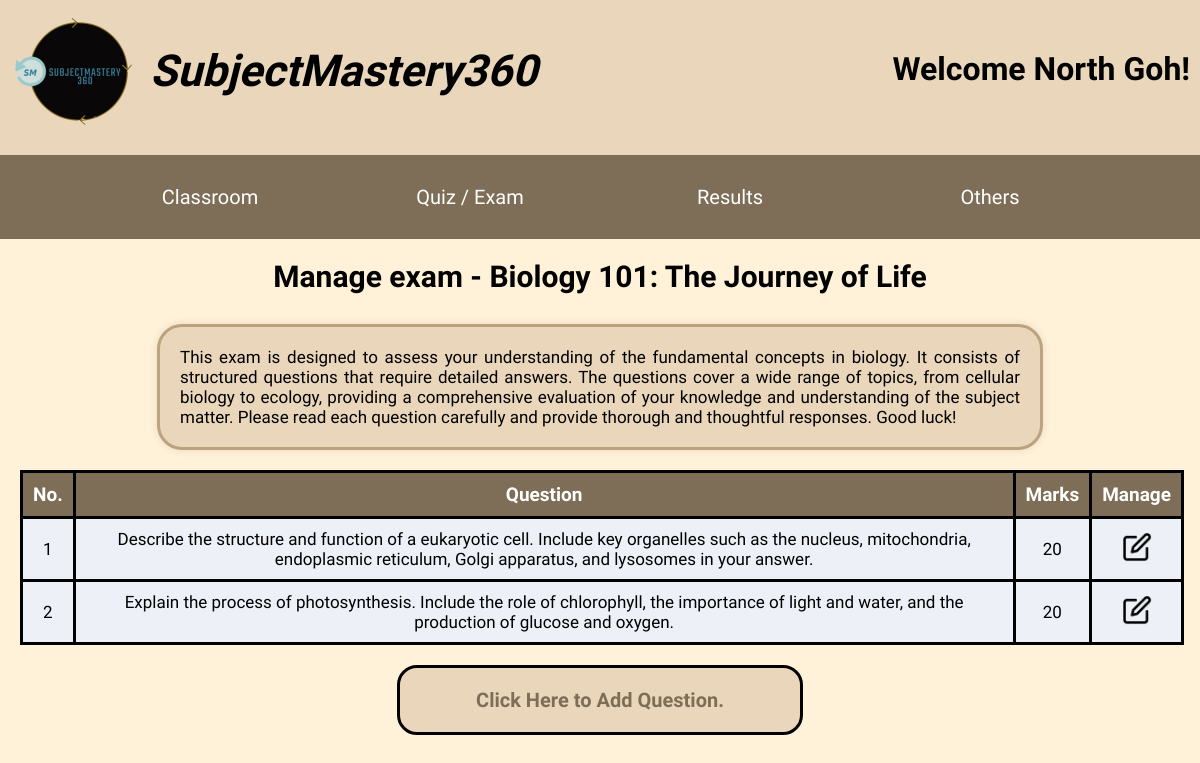
/php/teacher-manageexam.php?id=9 (signed in), run on the app's committed database.
### tables this page shows
CREATE TABLE `exam` (
  `exam_id` int(11) NOT NULL,
  `exam_title` varchar(255) NOT NULL,
  `exam_description` text DEFAULT NULL
);

CREATE TABLE `exam_question` (
  `exam_question_id` int(11) NOT NULL,
  `exam_id` int(11) NOT NULL,
  `exam_question` text NOT NULL,
  `exam_marks` int(11) NOT NULL,
  `exam_attachment` varchar(255) DEFAULT NULL
);

### php/teacher-manageexam.php (the view, shortened to what this page needs)
<?php
    include "feature-usermenu.php";
    if(isset($_GET['id'])) {
        $exam_id = $_GET['id'];
        $query = "SELECT * FROM exam WHERE exam_id = '$exam_id'";
        $result = mysqli_query($connection, $query);
        $row = mysqli_fetch_assoc($result);
?>
<!DOCTYPE html>
<html lang="en">
<head>
    <link rel="stylesheet" href="../css/animation.css">
    <link rel="stylesheet" href="../css/teacher-managequiz.css">
</head>
<body>
    <div class="mng_header">
        Manage exam - <?php echo $row['exam_title']; ?>
    </div>
    <div class="mng-desc">
        <?php echo $row['exam_description']; ?>
    </div>
    <div class="main-content">
        <table>
            <tr>
                <th>No.</th>
                <th>Question</th>
                <th>Marks</th>
                <th>Manage</th>
            </tr>
            <?php
                $num = 0;
                $quesquery = "SELECT * FROM exam_question WHERE exam_id = '$exam_id'";
                $result = mysqli_query($connection, $quesquery);
                while ($rowques = mysqli_fetch_assoc($result)) {
                    $num++;
            ?>
            <tr>
                <td><?php echo $num; ?></td>
                <td><?php echo $rowques['exam_question']; ?></td>
                <td><?php echo $rowques['exam_marks']; ?></td>
                <td>
                    <a href="teacher-editexam.php?id=<?php echo $rowques['exam_question_id']; ?>" class="link"><img src="../image/edit.png" alt="edit" id="edit"></a></a>
                </td>
            </tr>
            <?php
                }
            ?>
        </table>
        <div class="linkdiv">
            <a href="teacher-examquestion.php?id=<?php echo $exam_id; ?>" class="link">Click Here to Add Question.</a>
        </div>
    </div>
</body>
</html>
<?php
    }
?>

### css/usermenu.css (style rules this page uses)
body { margin: 0; padding: 0; background-color: #FFF2D8; font-family: 'Exo 2', sans-serif; }
#allmenu { font-family: 'Exo 2', sans-serif; color: black; }
* { padding:0; margin: 0; }

### css/animation.css (style rules this page uses)
body { animation: transitionIn 0.75s; }

### css/teacher-managequiz.css (style rules this page uses)
.mng_header { text-align: center; margin-top: 20px; font-size: 30px; font-weight: bold; }
table { margin-top: 10px; margin-left: 20px; width: 97%; border: 2px solid #7E6E57; border-collapse: collapse; }
th, td { text-align: center; align-items: center; border: 3px solid black; padding: 10px; }
th { background-color: #7E6E57; color: white; text-align: center; padding: 10px; font-size: 19px; }
td { background-color: #edf1f7; font-size: 17px; }
#edit { width: 30px; height: 30px; text-align: center; align-items: center; }
#edit { transition: transform 0.3s ease-in-out; }
.mng-desc { font-size: 17px; text-align: justify; width: 70%; margin: 0 auto; margin-top: 30px; border-radius: 25px; border: 3px solid #BCA37F; padding: 20px; box-shadow: 0 0 10px rgba(0, 0, 0, 0.1); background-color: #EAD7BB; word-spacing: 1.2; margin-bottom: 20px; }
.link { text-decoration: none; color: #7E6E57; font-size: 20px; font-weight: bold; }
.linkdiv { text-align: center; border: 3px solid black; border-radius: 20px; background-color: #EAD7BB; padding: 20px; width: 30%; margin: 0 auto; margin-bottom: 50px; margin-top : 20px; }

### data on the page
exam: exam_title "Biology 101: The Journey of Life", exam_description "This exam is designed to assess your understanding of the fundamental concepts in biology. It consists of structured questions that require detailed answers. The questions cover a wide range of topics, from cellular biology to ecology, providing a comprehensive evaluation of your knowledge and understanding of the subject matter. Please read each question carefully and provide thorough and thoughtful responses. Good luck!"
exam_question: exam_question "Describe the structure and function of a eukaryotic cell. Include key organelles such as the nucleus, mitochondria, endoplasmic reticulum, Golgi apparatus, and lysosomes in your answer.", exam_marks "20"
exam_question: exam_question "Explain the process of photosynthesis. Include the role of chlorophyll, the importance of light and water, and the production of glucose and oxygen.", exam_marks "20"

### other printed values
$_SESSION['first_name'] "North"
$_SESSION['last_name'] "Goh"
